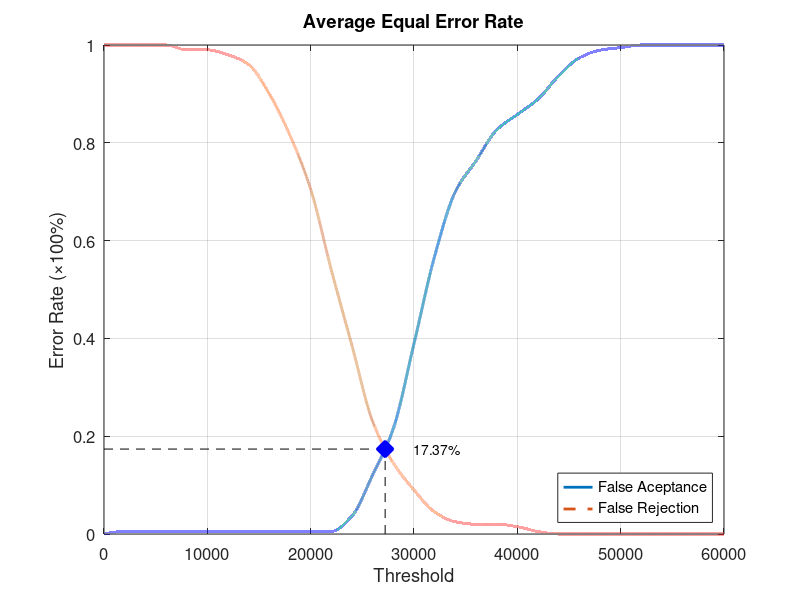
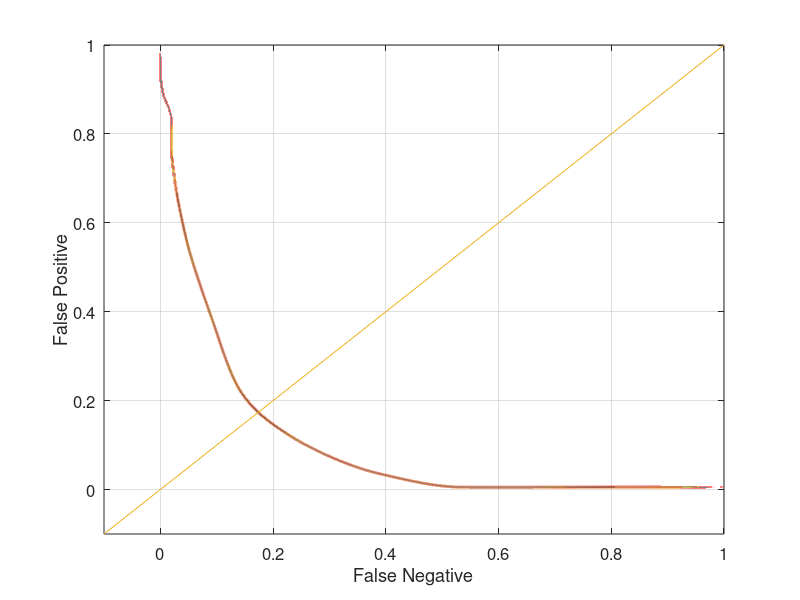

Recreate these plots in MATLAB, in order.
function yEER = Database2_3
close all;
clear;
clc;
x = 0:2000:60000;
xq = 0:0.5:60000;

y0 = [0 0.00526316 0.00526316 0.00526316 0.00526316 0.00526316 0.00526316 0.00526316 0.00526316 0.00526316 0.00526316 0.00526316 0.0368421 0.121053 0.215789 0.389474 0.568421 0.7 0.763158 0.826316 0.857895 0.889474 0.936842 0.973684 0.989474 0.994737 1 1 1 1 1];
yy0 = interp1(x, y0, xq, 'pchip');
y1 = [1 1 1 1 0.99 0.99 0.98 0.96 0.9 0.815 0.705 0.54 0.385 0.23 0.145 0.09 0.045 0.025 0.02 0.02 0.015 0.005 0 0 0 0 0 0 0 0 0];
yy1 = interp1(x, y1, xq, 'pchip');

% Calculating EER: 
y2 = abs(y0 - y1);
find(y2 == min(y2))
yy2 = abs(yy0 - yy1);
xEER = find(yy2 == min(yy2));
xEERIndex = xq(xEER) % X-axis EER
yEER = yy0(xEER) % Y-axis EER

main = figure
plot(xq, yy0,'-','LineWidth', 2);	hold on
plot(xq, yy1,'--','LineWidth', 2);	hold on
plot([xEERIndex xEERIndex], [0 yEER], 'k--');	hold on
plot([0 xEERIndex], [yEER yEER], 'k--');	hold on
plot(xEERIndex, yEER, 'bx', 'LineWidth', 10);	hold on
text(xEERIndex + 10 * xEERIndex / 100, yEER, [num2str(round((10000 * yEER)) / 100) '%'])
legend('False Aceptance', 'False Rejection', 'Location', 'SouthEast')
xlabel('Threshold')
ylabel('Error Rate (\times100%)')
title('Average Equal Error Rate')
set(gca, 'FontSize', 12)
axis([0 60000 0 1])
grid on

print(main, 'Database2_3Main', '-dpng');
FNRxFPR = figure('Color', [1 1 1]);
plot(yy1, yy0, '-', yy1, yy0, 'LineWidth', 2);
hold on
y = -0.1:0.1:1
plot(y, y); 
set(gca, 'FontSize', 12)
xlabel('False Negative')
ylabel('False Positive')
axis([-0.1 1 -0.1 1])
set(gca, 'FontSize', 12)
grid on

print(FNRxFPR, 'Database2_3FNRxFPR','-dpng');
end
